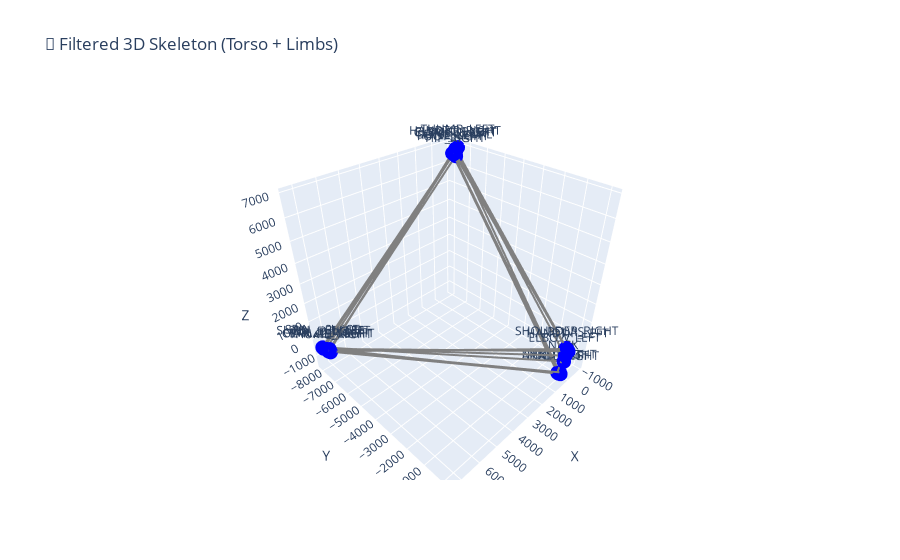

Notebook cell for this chart:
### Code cell
# Use cleaned joints
core_joints = [
    'PELVIS', 'SPINE_NAVAL', 'SPINE_CHEST', 'NECK',
    'CLAVICLE_LEFT', 'SHOULDER_LEFT', 'ELBOW_LEFT', 'WRIST_LEFT', 'HAND_LEFT', 'HANDTIP_LEFT', 'THUMB_LEFT',
    'CLAVICLE_RIGHT', 'SHOULDER_RIGHT', 'ELBOW_RIGHT', 'WRIST_RIGHT', 'HAND_RIGHT', 'HANDTIP_RIGHT', 'THUMB_RIGHT',
    'HIP_LEFT', 'KNEE_LEFT', 'ANKLE_LEFT', 'FOOT_LEFT',
    'HIP_RIGHT', 'KNEE_RIGHT', 'ANKLE_RIGHT', 'FOOT_RIGHT'
]
filtered_edges = [e for e in edges if e[0] in core_joints and e[1] in core_joints]

# Step 7: Prepare coordinates for plotting
x_vals = [joint_coords[j][0] for j in core_joints]
y_vals = [joint_coords[j][1] for j in core_joints]
z_vals = [joint_coords[j][2] for j in core_joints]

# Step 8: Create joint markers
joint_trace = go.Scatter3d(
    x=x_vals, y=y_vals, z=z_vals,
    mode='markers+text',
    text=core_joints,
    marker=dict(size=5, color='blue'),
    textposition="top center"
)

# Step 9: Create bone edges
edge_traces = []
for j1, j2 in filtered_edges:
    x0, y0, z0 = joint_coords[j1]
    x1, y1, z1 = joint_coords[j2]
    edge_traces.append(go.Scatter3d(
        x=[x0, x1], y=[y0, y1], z=[z0, z1],
        mode='lines',
        line=dict(color='gray', width=4),
        hoverinfo='none'
    ))

# Step 10: Plot interactive 3D skeleton
fig = go.Figure(data=edge_traces + [joint_trace])
fig.update_layout(
    scene=dict(
        xaxis_title='X', yaxis_title='Y', zaxis_title='Z',
        aspectmode='data'
    ),
    title="🧍 Filtered 3D Skeleton (Torso + Limbs)",
    showlegend=False
)
fig.show()

### Figure 1 — Plotly figure (JSON) as saved in the notebook; plotly's stock layout.template omitted (floating-point values rounded to 4 significant figures)
{"data": [{"hoverinfo": "none", "line": {"color": "gray", "width": 4}, "mode": "lines", "type": "scatter3d", "x": [0, -383.0], "y": [0, -7263.0], "z": [0, 6850.0]}, {"hoverinfo": "none", "line": {"color": "gray", "width": 4}, "mode": "lines", "type": "scatter3d", "x": [-383.0, 7286.0], "y": [-7263.0, -8101.0], "z": [6850.0, -488.4]}, {"hoverinfo": "none", "line": {"color": "gray", "width": 4}, "mode": "lines", "type": "scatter3d", "x": [7286.0, 3.951], "y": [-8101.0, 20.07], "z": [-488.4, -795.0]}, {"hoverinfo": "none", "line": {"color": "gray", "width": 4}, "mode": "lines", "type": "scatter3d", "x": [7286.0, -550.9], "y": [-8101.0, -7378.0], "z": [-488.4, 6873.0]}, {"hoverinfo": "none", "line": {"color": "gray", "width": 4}, "mode": "lines", "type": "scatter3d", "x": [-550.9, 7265.0], "y": [-7378.0, -8055.0], "z": [6873.0, -537.0]}, {"hoverinfo": "none", "line": {"color": "gray", "width": 4}, "mode": "lines", "type": "scatter3d", "x": [7265.0, 7.034], "y": [-8055.0, 35.17], "z": [-537.0, -427.7]}, {"hoverinfo": "none", "line": {"color": "gray", "width": 4}, "mode": "lines", "type": "scatter3d", "x": [7.034, -685.4], "y": [35.17, -7498.0], "z": [-427.7, 6792.0]}, {"hoverinfo": "none", "line": {"color": "gray", "width": 4}, "mode": "lines", "type": "scatter3d", "x": [-685.4, 7251.0], "y": [-7498.0, -7840.0], "z": [6792.0, -437.5]}, {"hoverinfo": "none", "line": {"color": "gray", "width": 4}, "mode": "lines", "type": "scatter3d", "x": [7251.0, 11.6], "y": [-7840.0, 137.7], "z": [-437.5, -89.49]}, {"hoverinfo": "none", "line": {"color": "gray", "width": 4}, "mode": "lines", "type": "scatter3d", "x": [-685.4, -891.3], "y": [-7498.0, -7580.0], "z": [6792.0, 6893.0]}, {"hoverinfo": "none", "line": {"color": "gray", "width": 4}, "mode": "lines", "type": "scatter3d", "x": [7286.0, 7256.0], "y": [-8101.0, -7641.0], "z": [-488.4, -445.6]}, {"hoverinfo": "none", "line": {"color": "gray", "width": 4}, "mode": "lines", "type": "scatter3d", "x": [7256.0, 42.19], "y": [-7641.0, 77.45], "z": [-445.6, 18.86]}, {"hoverinfo": "none", "line": {"color": "gray", "width": 4}, "mode": "lines", "type": "scatter3d", "x": [42.19, -857.0], "y": [77.45, -7636.0], "z": [18.86, 6771.0]}, {"hoverinfo": "none", "line": {"color": "gray", "width": 4}, "mode": "lines", "type": "scatter3d", "x": [-857.0, 7248.0], "y": [-7636.0, -7605.0], "z": [6771.0, -400.1]}, {"hoverinfo": "none", "line": {"color": "gray", "width": 4}, "mode": "lines", "type": "scatter3d", "x": [7248.0, 162.1], "y": [-7605.0, 6.275], "z": [-400.1, -1379.0]}, {"hoverinfo": "none", "line": {"color": "gray", "width": 4}, "mode": "lines", "type": "scatter3d", "x": [162.1, -802.1], "y": [6.275, -7633.0], "z": [-1379.0, 6835.0]}, {"hoverinfo": "none", "line": {"color": "gray", "width": 4}, "mode": "lines", "type": "scatter3d", "x": [7248.0, 7217.0], "y": [-7605.0, -7540.0], "z": [-400.1, -454.6]}, {"hoverinfo": "none", "line": {"color": "gray", "width": 4}, "mode": "lines", "type": "scatter3d", "x": [0, 215.1], "y": [0, -70.01], "z": [0, -1413.0]}, {"hoverinfo": "none", "line": {"color": "gray", "width": 4}, "mode": "lines", "type": "scatter3d", "x": [215.1, -547.4], "y": [-70.01, -7590.0], "z": [-1413.0, 6697.0]}, {"hoverinfo": "none", "line": {"color": "gray", "width": 4}, "mode": "lines", "type": "scatter3d", "x": [-547.4, 7249.0], "y": [-7590.0, -7578.0], "z": [6697.0, -429.1]}, {"hoverinfo": "none", "line": {"color": "gray", "width": 4}, "mode": "lines", "type": "scatter3d", "x": [7249.0, 185.0], "y": [-7578.0, -32.74], "z": [-429.1, -1451.0]}, {"hoverinfo": "none", "line": {"color": "gray", "width": 4}, "mode": "lines", "type": "scatter3d", "x": [0, -334.0], "y": [0, -7157.0], "z": [0, 6723.0]}, {"hoverinfo": "none", "line": {"color": "gray", "width": 4}, "mode": "lines", "type": "scatter3d", "x": [-334.0, 7205.0], "y": [-7157.0, -7624.0], "z": [6723.0, -343.2]}, {"hoverinfo": "none", "line": {"color": "gray", "width": 4}, "mode": "lines", "type": "scatter3d", "x": [7205.0, 153.3], "y": [-7624.0, 45.58], "z": [-343.2, -1455.0]}, {"hoverinfo": "none", "line": {"color": "gray", "width": 4}, "mode": "lines", "type": "scatter3d", "x": [153.3, -261.0], "y": [45.58, -7232.0], "z": [-1455.0, 6807.0]}, {"marker": {"color": "blue", "size": 5}, "mode": "markers+text", "text": ["PELVIS", "SPINE_NAVAL", "SPINE_CHEST", "NECK", "CLAVICLE_LEFT", "SHOULDER_LEFT", "ELBOW_LEFT", "WRIST_LEFT", "HAND_LEFT", "HANDTIP_LEFT", "THUMB_LEFT", "CLAVICLE_RIGHT", "SHOULDER_RIGHT", "ELBOW_RIGHT", "WRIST_RIGHT", "HAND_RIGHT", "HANDTIP_RIGHT", "THUMB_RIGHT", "HIP_LEFT", "KNEE_LEFT", "ANKLE_LEFT", "FOOT_LEFT", "HIP_RIGHT", "KNEE_RIGHT", "ANKLE_RIGHT", "FOOT_RIGHT"], "textposition": "top center", "type": "scatter3d", "x": [0, -383.0, 7286.0, 3.951, -550.9, 7265.0, 7.034, -685.4, 7251.0, 11.6, -891.3, 7256.0, 42.19, -857.0, 7248.0, 162.1, -802.1, 7217.0, 215.1, -547.4, 7249.0, 185.0, -334.0, 7205.0, 153.3, -261.0], "y": [0, -7263.0, -8101.0, 20.07, -7378.0, -8055.0, 35.17, -7498.0, -7840.0, 137.7, -7580.0, -7641.0, 77.45, -7636.0, -7605.0, 6.275, -7633.0, -7540.0, -70.01, -7590.0, -7578.0, -32.74, -7157.0, -7624.0, 45.58, -7232.0], "z": [0, 6850.0, -488.4, -795.0, 6873.0, -537.0, -427.7, 6792.0, -437.5, -89.49, 6893.0, -445.6, 18.86, 6771.0, -400.1, -1379.0, 6835.0, -454.6, -1413.0, 6697.0, -429.1, -1451.0, 6723.0, -343.2, -1455.0, 6807.0]}], "layout": {"scene": {"aspectmode": "data", "xaxis": {"title": {"text": "X"}}, "yaxis": {"title": {"text": "Y"}}, "zaxis": {"title": {"text": "Z"}}}, "showlegend": false, "title": {"text": "🧍 Filtered 3D Skeleton (Torso + Limbs)"}}}
